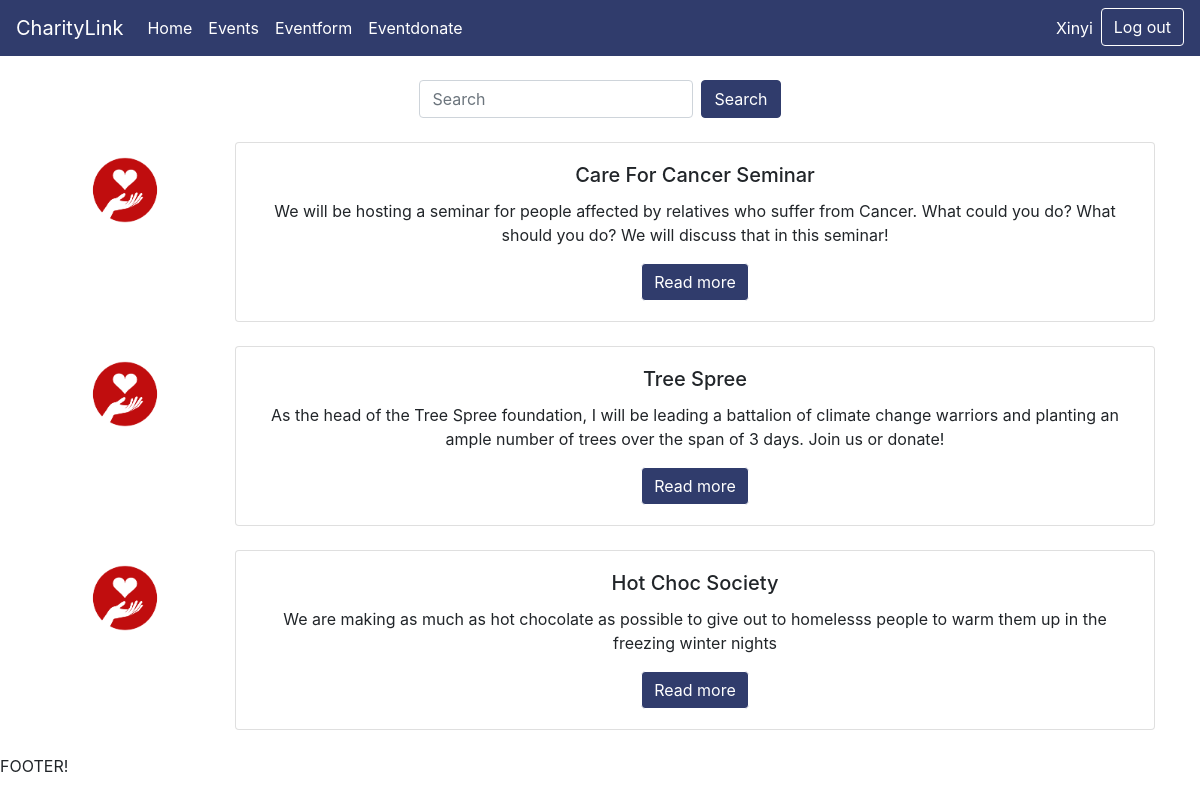
The app's page /event/events.php (signed in) with its own data.
### tables this page shows
CREATE TABLE charity_event(
    id INT  AUTO_INCREMENT NOT NULL PRIMARY KEY,
    name VARCHAR(255) NOT NULL,
    description VARCHAR(8000) NOT NULL,
    start_date DATETIME NOT NULL,
    end_date DATETIME NOT NULL,
    address VARCHAR(255) NOT NULL,
    postcode VARCHAR(10) NOT NULL,
    organiser_id INT NOT NULL,
    imgurl VARCHAR(255),
    fund_goal INT DEFAULT 0,
    FOREIGN KEY(organiser_id) REFERENCES user(id)
        ON DELETE CASCADE
        ON UPDATE CASCADE
);

### private/classes/databaseobject.class.php (called while the page is built, shortened)
<?php
class DatabaseObject {
  static protected $database;
  static public function set_database($database) {
    self::$database = $database;
  }
  static public function find_by_sql($sql) {
    $result = self::$database->query($sql);
    $object_array = [];
    while($record = $result->fetch_assoc()) {
      $object_array[] = static::instantiate($record);
    }
    return $object_array;
  }
  static protected function instantiate($record) {
    $object = new static;
    foreach($record as $property => $value) {
      if(property_exists($object, $property)) {
        $object->$property = $value;
      }
    }
    return $object;
  }
}
?>

### public/event/events.php (the view, shortened to what this page needs)
<html>
    <head>
        <link rel="stylesheet" href="https://stackpath.bootstrapcdn.com/bootstrap/4.4.1/css/bootstrap.min.css">
        <link rel="stylesheet" href="../nav.css">
    </head>
    <body>
        <br/>
        <div class="container">
            <div class="row d-flex justify-content-center">
                    <form class="form-inline my-2 my-lg-0">
                        <input class="form-control mr-sm-2" type="search" placeholder="Search" aria-label="Search">
                        <button class="btn" id="searchButton" my-2 my-sm-0" type="submit">Search</button>
                    </form>
            </div>
            <br/>
            <?php
            $events = CharityEvent::find_by_sql("SELECT * FROM charity_event");
            foreach($events as $event){
                echo '<div class="row">
                        <div class="col-md-2">
                                <img src="images/charity_icon.png" class="card-img" alt="...">
                        </div>
                        <div class="col-md-10">
                            <div class="card text-center">
                            <div class="card-body">
                                <h5 class="card-title">'.$event->name.'</h5>
                                <p class="card-text">'.$event->description.'</p>
                                <a href="../event/event.php?id='.$event->id.'" class="btn btn-outline-success">Read more</a>
                            </div>
                            </div>
                        </div>
                    </div>
                    </br>';
            }
            ?>
        </div>
    </body>
</html>

### public/nav.css (style rules this page uses)
.btn-outline-success { color: white!important; background-color: #303c6c!important; border-color: white!important; }
#searchButton { color: white!important; background-color: #303c6c!important; border-color: #303c6c!important; }

### records on screen
charity_event: name "Care For Cancer Seminar", description "We will be hosting a seminar for people affected by relatives who suffer from Cancer. What could you do? What should you do? We will discuss that in this seminar!"
charity_event: name "Tree Spree", description "As the head of the Tree Spree foundation, I will be leading a battalion of climate change warriors and planting an ample number of trees over the span of 3 days. Join us or donate!"
charity_event: name "Hot Choc Society", description "We are making as much as hot chocolate as possible to give out to homelesss people to warm them up in the freezing winter nights"

### other values on screen
$_SESSION['username'] "Xinyi"
